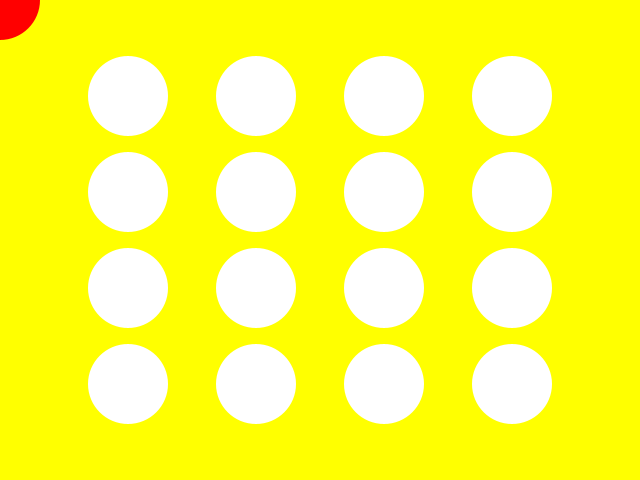
Frame 1 (no input)
Frame 60 (the mouse pressed at the canvas centre just before this capture): identical to frame 1, image omitted
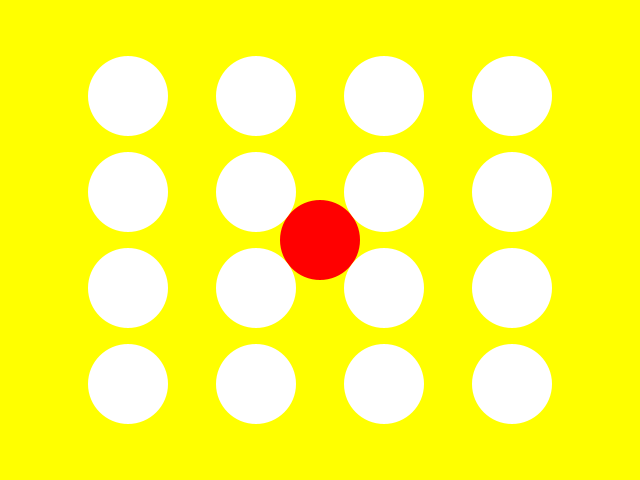
Frame 120 (the mouse held since frame 60 and released just before this capture)

The Processing sketch that drew these frames (run headless with seeded random() and noise(); from frame 60 on, the mouse is pressed at the canvas centre):

// Processing sketch: maskOverlay
// ── maskOverlay.pde
PGraphics pg;

void setup() {
  size(640, 480);
  }
  
 void draw() {
  background(255, 255, 0);
  noStroke();
  fill(255, 0, 0);
  ellipse(mouseX, mouseY, 80, 80);
  fill(255);
  ellipse(128, 96, 80, 80);
  ellipse(128, 192, 80, 80);
  ellipse(128, 288, 80, 80);
  ellipse(128, 384, 80, 80);
  ellipse(256, 96, 80, 80);
  ellipse(256, 192, 80, 80);
  ellipse(256, 288, 80, 80);
  ellipse(256, 384, 80, 80);
  ellipse(384, 96, 80, 80);
  ellipse(384, 192, 80, 80);
  ellipse(384, 288, 80, 80);
  ellipse(384, 384, 80, 80);
  ellipse(512, 96, 80, 80);
  ellipse(512, 192, 80, 80);
  ellipse(512, 288, 80, 80);
  ellipse(512, 384, 80, 80);
  
 }
